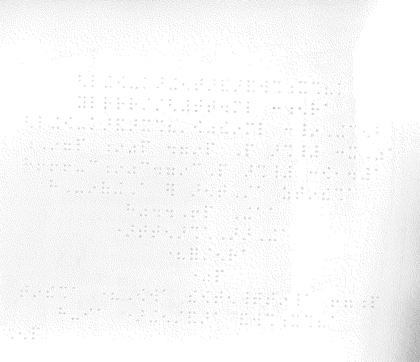
%> input picture Analyse_image/braille/braille2.png, 420 x 362 px, shrunk from 794 x 684 before the run
$ octave Hough_braille.m   (GNU Octave 9; MATLAB toolbox functions it lacks are replaced by stand-ins)
%> lines starting %> are read from the running program, lines starting %| are printed output that depends on the picture; in (x1, y1, x2, y2) boxes, pixels count from 0 and x2, y2 are one past the last pixel; in counts of white or black regions, pixels touching at a corner belong together; the program's own positions count from 1
close all;
clear all;

I1 = imread('braille/braille2.png');
%> I1 is the input picture: size 362x420x3 uint8; min 170, max 255, mean 249.1
I1 = I1(:,:,1);
%> I1: size 362x420 uint8
% Calcul du bottomhat
%Strel créé des cercles
SE = strel('disk', 15,4);
SE2 = strel('disk', 4,4);
bot = imbothat(I1,SE);
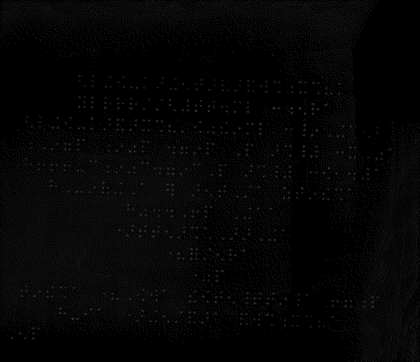
%> bot: size 362x420 uint8; min 0, max 62, mean 4.9
% Floutage du bottomhat
botF = imgaussfilt(bot,2);
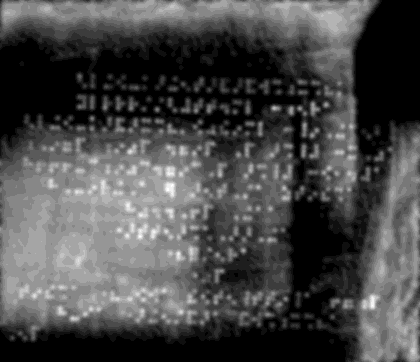
%> botF: size 362x420 uint8; min 0, max 17, mean 4.93; drawn with min black and max white
% Tophat de l'image précédente
top = imtophat(botF,SE2);
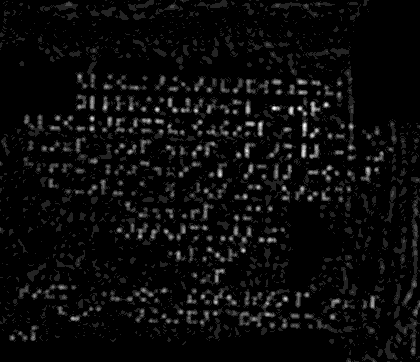
%> top: size 362x420 uint8; min 0, max 7, mean 0.306; drawn with min black and max white
% Seuillage
[l,c] = size(top);
%> l = 362; c = 420
seuil = 5;
for i=1:l
    for j=1:c
        if top(i,j)>seuil
            top(i,j)=255;
        else
            top(i,j)=0;
        end
    end
end
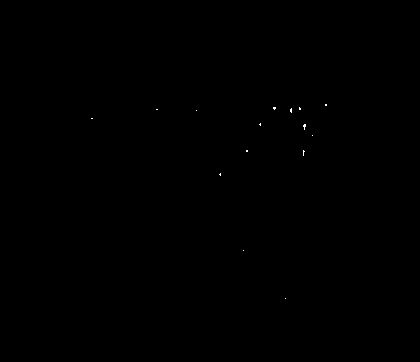
%> top: size 362x420 uint8; 0.04% white in thin lines or dots, all inside (x1, y1, x2, y2) = (91, 104, 327, 299)
% Dilatation morphologique
% Résultat similaire à un flou image
top = imdilate(top,SE2);
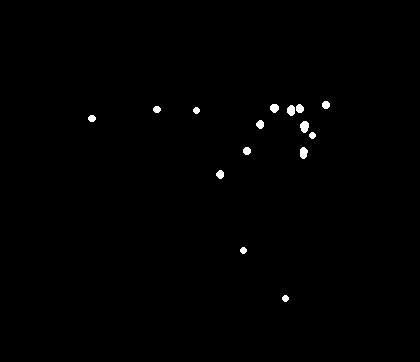
%> top: size 362x420 uint8; 0.52% white; 15 white regions, largest, box (x1, y1, x2, y2) and area: (300, 121, 309, 133) 83, (300, 147, 308, 159) 75, (287, 105, 295, 116) 70
% Détection des cercles
% imfindcircles créé des cercles
[centre,rad,metr] = imfindcircles(top,[1 10]);
%> centre = 15 rows, first 12: [275.2 108.8; 220.8 175; 260.8 125; 247.5 151.5; 326.5 105.5; 305.4 127.4; 300.3 109.1; 292.1 111.2; 92.65 119; 157.6 110; 197 111; 244 251]; rad = [4.49; 4.08; 4.08; 3.85; 3.85; 4.84; 4.23; 4.5; 3.52; 3.52; 3.35; 3.35; 3.35; 3.35; 4.65]; metr = [0.511; 0.482; 0.482; 0.476; 0.476; 0.455; 0.455; 0.454; 0.454; 0.454; 0.436; 0.436; 0.436; 0.436; 0.41]
% Affichage des résultats
figure()
imshow(I1)
hold on;
plot(centre(:,1),centre(:,2),'o')
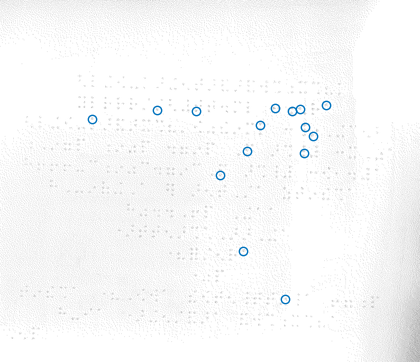
%> figure redrawn from the program's plot data

$ run again, with Analyse_image/braille/braille1.png copied over Analyse_image/braille/braille2.png
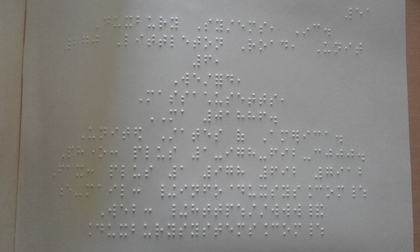
%> input picture Analyse_image/braille/braille1.png, 420 x 252 px, shrunk from 2560 x 1536 before the run
%> I1 is the input picture: size 252x420x3 uint8; mean R, G, B 135.3, 133.5, 130.4
%> I1: size 252x420 uint8
%> after the loop `for i=1:l`:
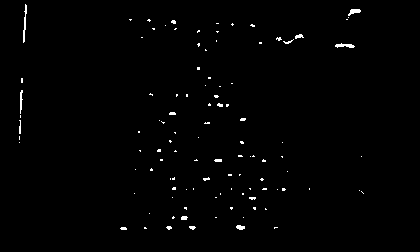
%> top: size 252x420 uint8; 0.89% white in thin lines or dots, all inside (x1, y1, x2, y2) = (19, 4, 364, 230)
%> centre = 92 rows, first 12: [199 69; 242.6 143; 187.5 96; 261 43.5; 152.1 170.3; 264.5 161.3; 199 32; 232.2 208.8; 159.7 151.1; 171 142; 146 228.8; 253.3 26.12]; rad = 92 values, max 9.08 at index 90, min 3.28 at index 75, mean 4.42; metr = 92 values, max 0.535 at index 1, min 0.223 at index 92, mean 0.438
%> `plot(centre(:,1),centre(:,2),'o')`:
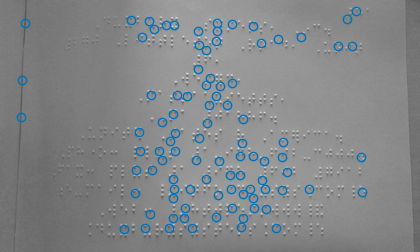
%> figure redrawn from the program's plot data
